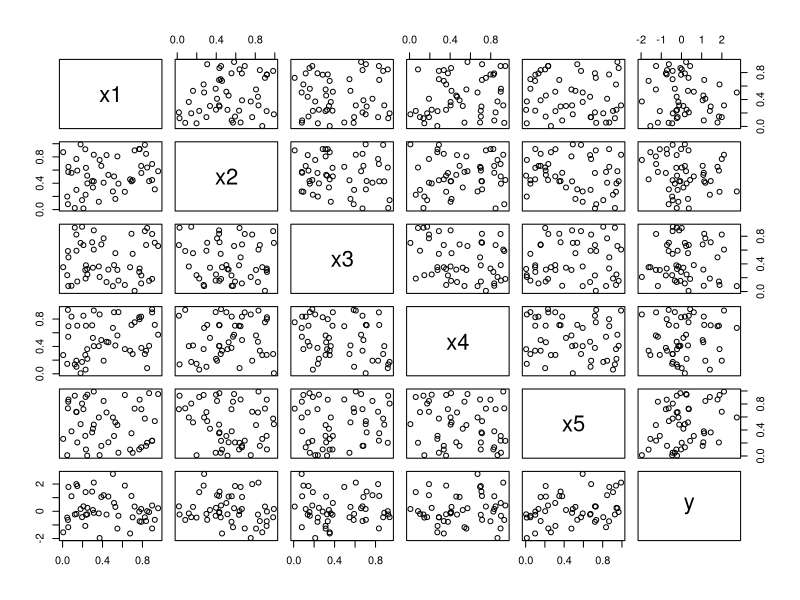
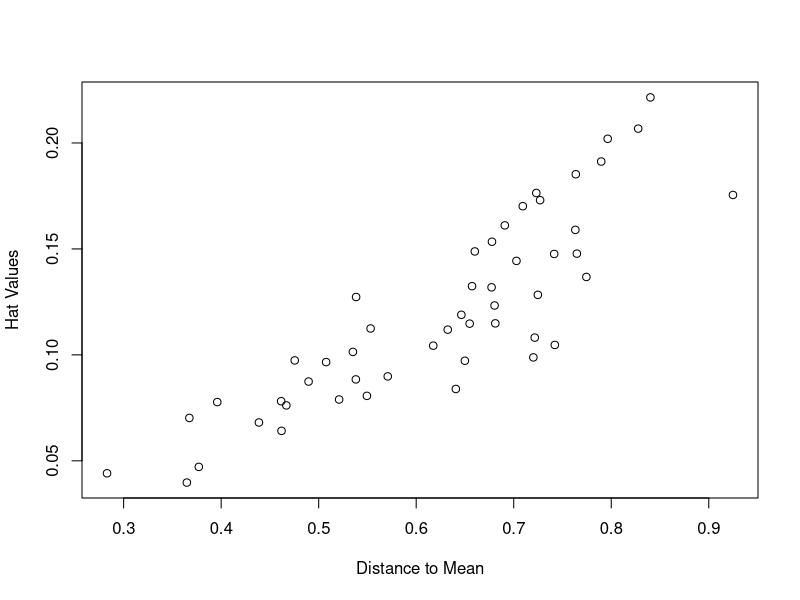
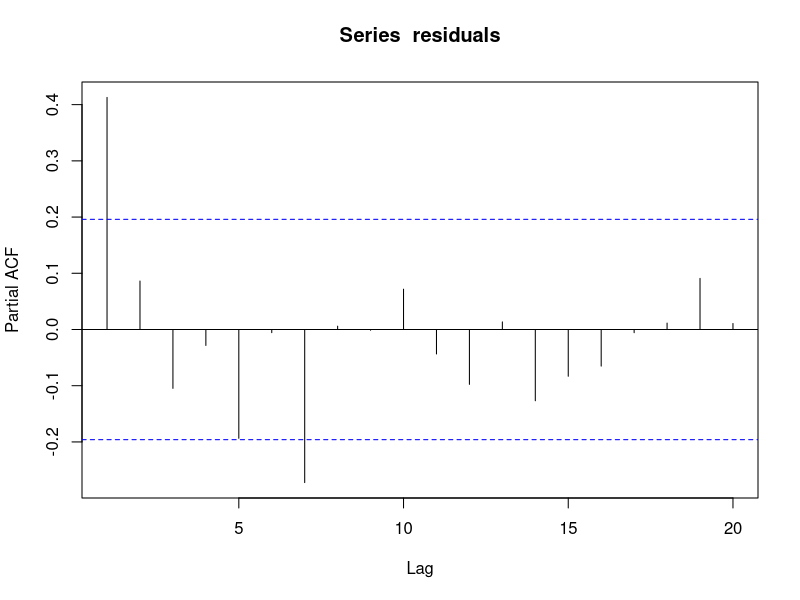

Reproduce these figures in R, in order.
## ---- chunk 1
knitr::opts_chunk$set(echo = TRUE)
## ---- chunk 2
library(broom)

mymat <- cbind(matrix(runif(5 * 50), ncol = 5), rnorm(50))
colnames(mymat) <- c(paste0("x", 1:5), "y")
pairs(mymat)
mylm <- lm(y ~ ., data = as.data.frame(mymat))

# Set up important quantities
X <- mymat[, 1:5]
Xbar <- apply(X, 2, mean)
hat_values <- hatvalues(mylm)

#Euclidean Distance
euc_dist <- sqrt(rowSums((X-Xbar)^2))
euc_dist

#Plotting hat values against distance to the mean
plot(euc_dist, hat_values, xlab = "Distance to Mean", ylab = "Hat Values")
## ---- chunk 3

n <- 100  # Number of observations
rho <- 0.5  

errors <- numeric(n)  # Initialize the errors vector
errors[1] <- 0  # Set the first error to 0

set.seed(500)  # Set a seed for reproducibility

for (t in 2:n) {
  errors[t] <- rho * errors[t-1] + rnorm(1)
}

x <- 1:n  # Predictor variable
y <- x + errors  # Response variable

mymodel <- lm(y ~ x)

library(stats)

residuals <- resid(mymodel)
pacf(residuals)

